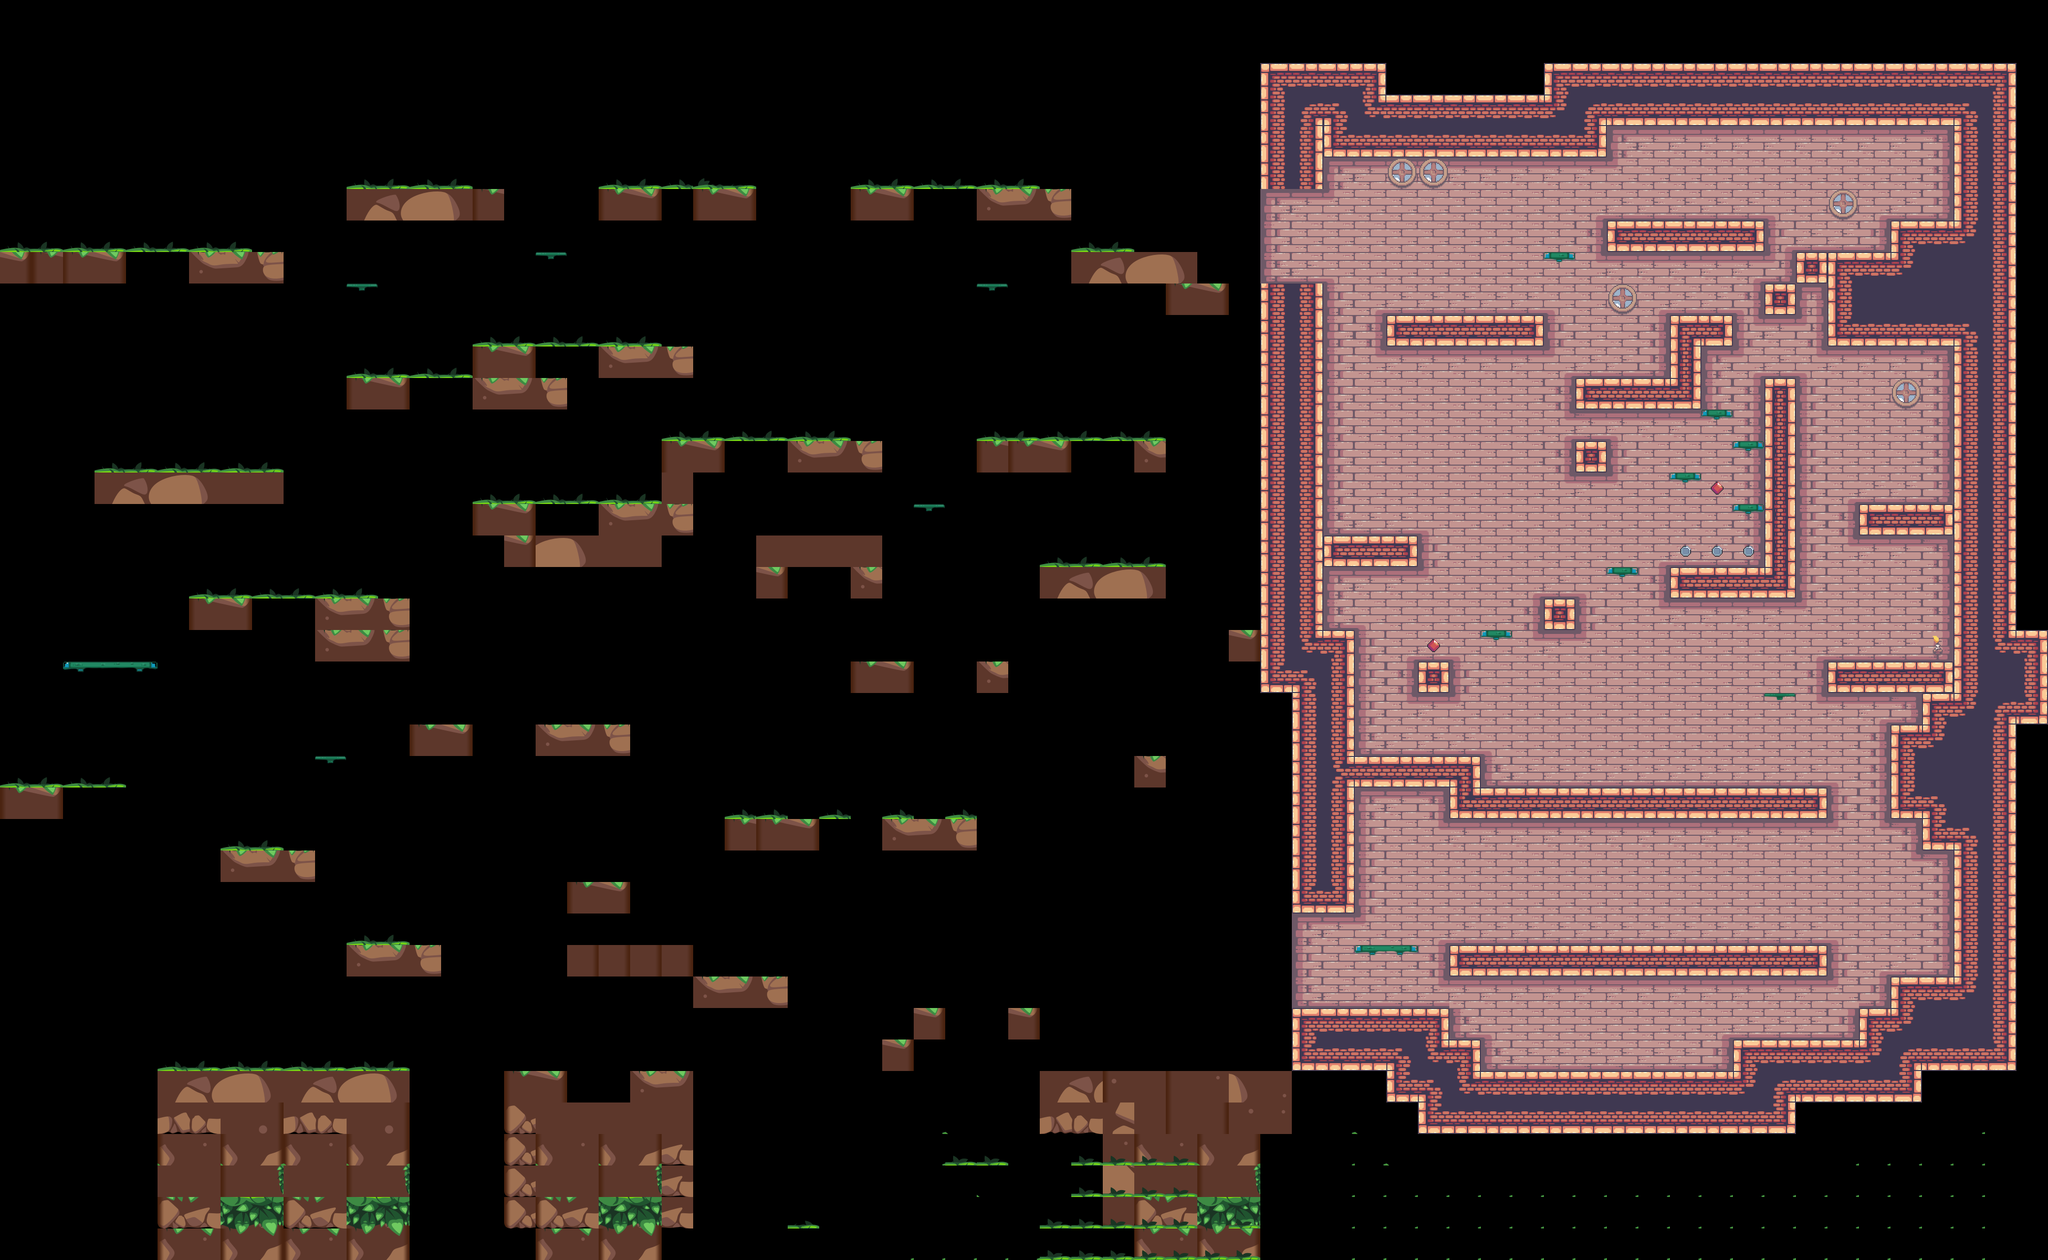

A level layout from a 2D game, rendered from its tile map. Below: a short description, then the map file with tile-grid data replaced by summaries:
An orthogonal 65x40 tile map with 64x64 px tiles, 4 tile layers (BG, Terrain, Platforms, FG), 8 tilesets and 137 objects (28x floor_spike, 23x static, 14x zombies, 12x candle, 12x silver, ...).

<map version="1.10" tiledversion="1.11.2" orientation="orthogonal" renderorder="right-down" width="65" height="40" tilewidth="64" tileheight="64" infinite="0" nextlayerid="14" nextobjectid="328">
 <tileset firstgid="1" source="../tilesets/items.tsx" />
 <tileset firstgid="6" source="../tilesets/extra.tsx" />
 <tileset firstgid="72" source="../tilesets/enemies.tsx" />
 <tileset firstgid="72" source="../tilesets/grass.tsx" />
 <tileset firstgid="77" source="../tilesets/outside.tsx" />
 <tileset firstgid="333" source="../tilesets/inside.tsx" />
 <tileset firstgid="429" source="../tilesets/objects.tsx" />
 <tileset firstgid="457" source="../tilesets/platforms.tsx" />
 <layer id="9" name="BG" width="65" height="40">
  <data>[2600 cells, 640 non-empty, 32 distinct tile ids]</data>
 </layer>
 <objectgroup id="12" name="BG details" class="window">
  <object id="180" name="static" gid="448" x="3206.33" y="2177.67" width="14" height="34" />
  <object id="181" name="static" gid="449" x="3408" y="2178.67" width="30" height="14" />
  <object id="182" name="static" gid="450" x="3135" y="2178.67" width="14" height="28" />
  <object id="183" name="static" gid="451" x="3072" y="2178.33" width="24" height="14" />
  <object id="184" name="static" gid="452" x="3456" y="1600" width="42" height="44" />
  <object id="185" name="static" gid="453" x="3416.33" y="2176" width="42" height="44" />
  <object id="186" name="static" gid="452" x="3840" y="1472" width="42" height="44" />
  <object id="188" name="static" gid="443" x="3328" y="2176" width="42" height="32" />
  <object id="189" name="static" gid="456" x="2752" y="1536" width="82" height="98" />
  <object id="190" name="candle" gid="444" x="2816" y="1728" width="64" height="64" />
  <object id="191" name="candle" gid="444" x="3200" y="2048" width="64" height="64" />
  <object id="192" name="candle" gid="444" x="3456" y="2048" width="64" height="64" />
  <object id="193" name="candle" gid="444" x="3776" y="1920" width="64" height="64" />
  <object id="194" name="candle" gid="444" x="2880" y="1216" width="64" height="64" />
  <object id="195" name="candle" gid="444" x="3136" y="1088" width="64" height="64" />
  <object id="196" name="candle" gid="444" x="3392" y="1472" width="64" height="64" />
  <object id="197" name="candle" gid="444" x="3136" y="1472" width="64" height="64" />
  <object id="198" name="candle" gid="444" x="3648" y="1472" width="64" height="64" />
  <object id="199" name="big_chain" gid="446" x="3392" y="1282.92" width="26.9895" height="58.925" />
  <object id="200" name="big_chain" gid="446" x="2880" y="1724" width="64" height="116" />
  <object id="201" name="small_chain" gid="1073742271" x="2882" y="1804.67" width="64" height="62" />
  <object id="202" name="big_chain" gid="446" x="3134.67" y="1780.67" width="64" height="116" />
  <object id="203" name="big_chain" gid="446" x="3273.33" y="1778.67" width="64" height="116" />
  <object id="204" name="small_chain" gid="447" x="3400.67" y="1728.67" width="64" height="62" />
  <object id="205" name="small_chain" gid="1073742271" x="3600" y="1725.33" width="64" height="62" />
  <object id="206" name="static" gid="452" x="3584" y="1920" width="42" height="44" />
  <object id="207" name="static" gid="448" x="3264" y="1920" width="14" height="34" />
  <object id="208" name="static" gid="453" x="3520" y="1920" width="42" height="44" />
  <object id="209" name="static" gid="451" x="3073.5" y="1920" width="24" height="14" />
  <object id="210" name="static" gid="451" x="3292" y="1922" width="24" height="14" />
  <object id="211" name="candle" gid="444" x="3008" y="1792" width="64" height="64" />
  <object id="213" name="candle" gid="444" x="3264" y="1792" width="64" height="64" />
  <object id="215" name="candle" gid="444" x="3520" y="1792" width="64" height="64" />
  <object id="222" name="window" gid="445" x="3328" y="1024" width="64" height="64" />
  <object id="223" name="window" gid="445" x="2816" y="1088" width="64" height="64" />
  <object id="224" name="static" gid="443" x="3392" y="1600" width="42" height="32" />
  <object id="225" name="static" gid="453" x="3136" y="1600" width="42" height="44" />
  <object id="226" name="static" gid="449" x="3152" y="1602.67" width="30" height="14" />
  <object id="228" name="static" gid="451" x="3456" y="1600" width="24" height="14" />
  <object id="230" name="static" gid="443" x="2775.75" y="1919.25" width="42" height="32" />
  <object id="231" name="static" gid="453" x="2833.5" y="1919.5" width="42" height="44" />
  <object id="232" name="static" gid="451" x="2821.75" y="1919.75" width="24" height="14" />
  <object id="233" name="static" gid="455" x="3147.33" y="2163.67" width="52" height="178" />
  <object id="234" name="static" gid="455" x="3392" y="2163.33" width="52" height="178" />
  <object id="240" name="small_chain" gid="447" x="3019" y="1722.5" width="64" height="62" />
 </objectgroup>
 <layer id="1" name="Terrain" width="65" height="40">
  <data>[2600 cells, 717 non-empty, 90 distinct tile ids]</data>
 </layer>
 <layer id="5" name="Platforms" width="65" height="40">
  <data>[2600 cells, 66 non-empty, 20 distinct tile ids]</data>
 </layer>
 <layer id="10" name="FG" width="65" height="40">
  <data>[2600 cells, 4 non-empty, 2 distinct tile ids]</data>
 </layer>
 <objectgroup id="4" name="Objects">
  <!-- 92 objects omitted --></objectgroup>
 <objectgroup id="13" name="Moving Objects">
  <!-- 43 objects omitted --></objectgroup>
 <objectgroup id="7" name="Items">
  <!-- 37 objects omitted --></objectgroup>
 <objectgroup id="6" name="Enemies">
  <!-- 21 objects omitted --></objectgroup>
 <objectgroup id="2" name="Water">
  <!-- 2 objects omitted --></objectgroup>
 <objectgroup id="8" name="Data">
  <!-- 1 objects omitted --></objectgroup>
</map>
<!-- 92 of 137 objects omitted -->
